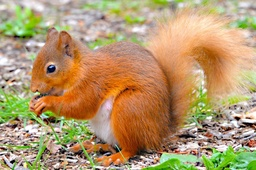
#> input picture 123.jpg, 256 x 170 px, shrunk from 1128 x 750 before the run
$ python 1.py
#> lines starting #> are read from the running program, lines starting #| are printed output that depends on the picture
import numpy as np
import cv2
import matplotlib.pyplot as plt
import math
import os

plt.rcParams['font.family'] = 'DejaVu Sans'

def rgb_to_grayscale(image_rgb):
    if len(image_rgb.shape) == 2:
        return image_rgb.copy()
    height, width, _ = image_rgb.shape
    gray = np.zeros((height, width), dtype=np.uint8)
    for r in range(height):
        for c in range(width):
            R, G, B = image_rgb[r, c]
            val = 0.299 * R + 0.587 * G + 0.114 * B
            gray[r, c] = int(round(val))
    return gray

def pad_image(image, pad_size, mode='edge'):
    if len(image.shape) == 2:
        return np.pad(image, pad_size, mode=mode)
    else:
        padded = np.zeros((image.shape[0]+2*pad_size, image.shape[1]+2*pad_size, image.shape[2]),
                          dtype=image.dtype)
        for ch in range(image.shape[2]):
            padded[:,:,ch] = np.pad(image[:,:,ch], pad_size, mode=mode)
        return padded

def median_filter(image, kernel_size=3):
    if kernel_size % 2 == 0:
        raise ValueError("Размер ядра должен быть нечётным")
    if len(image.shape) == 2:
        pad = kernel_size // 2
        padded = pad_image(image, pad)
        filtered = np.zeros_like(image)
        h, w = image.shape
        for i in range(h):
            for j in range(w):
                window = padded[i:i+kernel_size, j:j+kernel_size].flatten()
                filtered[i, j] = np.median(window)
        return filtered.astype(np.uint8)
    else:
        result = np.zeros_like(image)
        for ch in range(3):
            result[:,:,ch] = median_filter(image[:,:,ch], kernel_size)
        return result

# [117 lines left out: functions gaussian_kernel, gaussian_filter, erosion_binary, dilation_binary, threshold_binarize, histogram_equalization and 2 more, not called in this run]

def create_figure_pair(original, result, title_left, title_right, suptitle, enlarge_pixels=False):
    figsize = (12, 6) if enlarge_pixels else (10, 5)
    fig, (ax1, ax2) = plt.subplots(1, 2, figsize=figsize)
    cmap1 = 'gray' if len(original.shape) == 2 else None
    cmap2 = 'gray' if len(result.shape) == 2 else None
    interp = 'nearest' if enlarge_pixels else 'auto'
    ax1.imshow(original, cmap=cmap1, interpolation=interp)
    ax1.set_title(title_left)
    ax1.axis('off')
    ax2.imshow(result, cmap=cmap2, interpolation=interp)
    ax2.set_title(title_right)
    ax2.axis('off')
    fig.suptitle(suptitle, fontsize=14)
    fig.tight_layout()
    return fig

def main():
    image_path = '123.jpg'
    if not os.path.exists(image_path):
        print(f"Файл {image_path} не найден.")
        return

    img_bgr = cv2.imread(image_path)
#> img_bgr is the input picture: shape (170, 256, 3); mean B, G, R 108.8, 151.9, 179.9
    img_rgb = cv2.cvtColor(img_bgr, cv2.COLOR_BGR2RGB)
    gray = rgb_to_grayscale(img_rgb)
#> after the loop in rgb_to_grayscale, `for r in range(height):`:
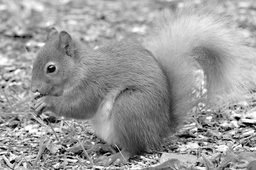
#> gray: shape (170, 256); min 0, max 255, mean 155.3

    operations = [
        ("Медианный фильтр (ядро 5)",      lambda: median_filter(img_rgb, 5)),
        ("Фильтр Гаусса (σ=1.5)",          lambda: gaussian_filter(img_rgb, 5, 1.5)),
        ("Эрозия",     lambda: erosion_binary(threshold_binarize(gray, 127), 3)),
        ("Дилатация",  lambda: dilation_binary(threshold_binarize(gray, 127), 3)),
        ("Бинаризация (RGB, порог 127)",   lambda: threshold_binarize(img_rgb, 127)),
        ("Выравнивание гистограммы",       lambda: histogram_equalization(img_rgb)),
        ("Поворот на 90°",                 lambda: rotate_90(img_rgb, 1)),
        ("Поворот на 180°",                lambda: rotate_90(img_rgb, 2)),
    ]

    main_figures = []
    for idx, (name, func) in enumerate(operations, start=1):
        result = func()
        fig = create_figure_pair(img_rgb, result,
                                  "Исходное изображение", f"{name}",
                                  f"{name}")
        main_figures.append(fig)
#> this loop made 1 pass
#> (idx, name, figsize in create_figure_pair, interp in create_figure_pair) on pass 1: (1, 'Медианный фильтр (ядро 5)', (10, 5), 'auto')
#> pass 1, in median_filter (call 2), `padded = pad_image(image, pad)`:
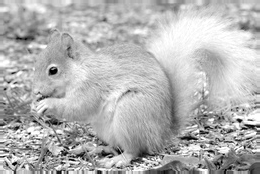
#> padded: shape (174, 260); min 0, max 255, mean 179.4
#> pass 1, in median_filter (call 3), `padded = pad_image(image, pad)`:
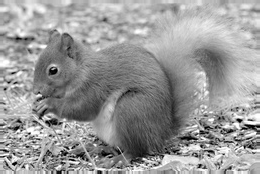
#> padded: shape (174, 260); min 0, max 255, mean 152.9
#> pass 1, in median_filter (call 4), `padded = pad_image(image, pad)`:
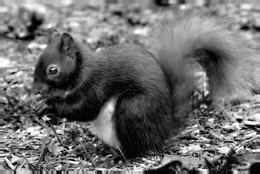
#> padded: shape (174, 260); min 0, max 255, mean 109.8
#> pass 1, in main, `result = func()`:
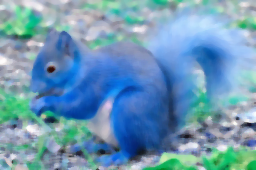
#> result: shape (170, 256, 3); mean of channels 0, 1, 2 181.1, 153, 108.9; drawn as B, G, R
#> after the loop, main_figures = []

    if main_figures:
        print("Закройте все, чтобы продолжить.")
        plt.show()

if __name__ == "__main__":
#> (the run stopped early here; a loop or call above may not have finished)
